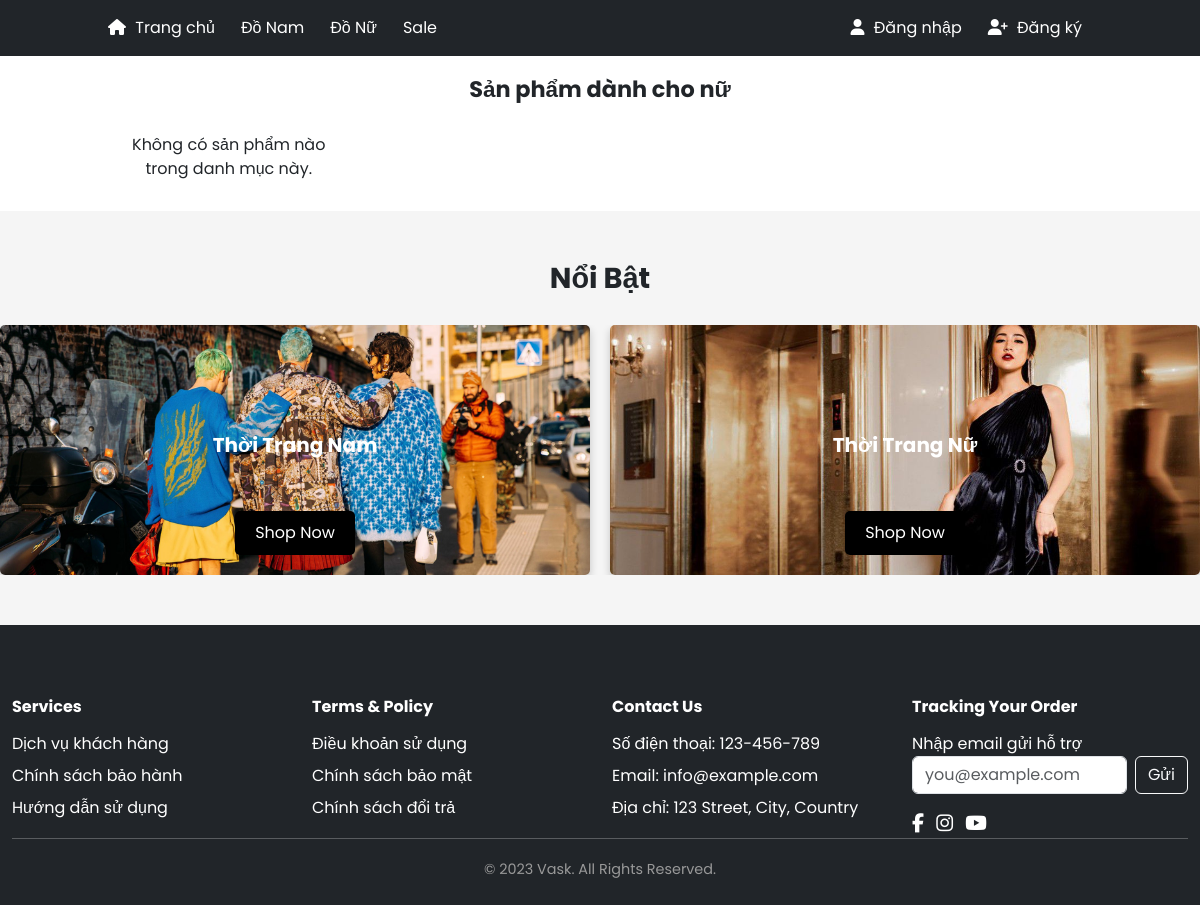
Before: /index.php?act=nu with the older database file.
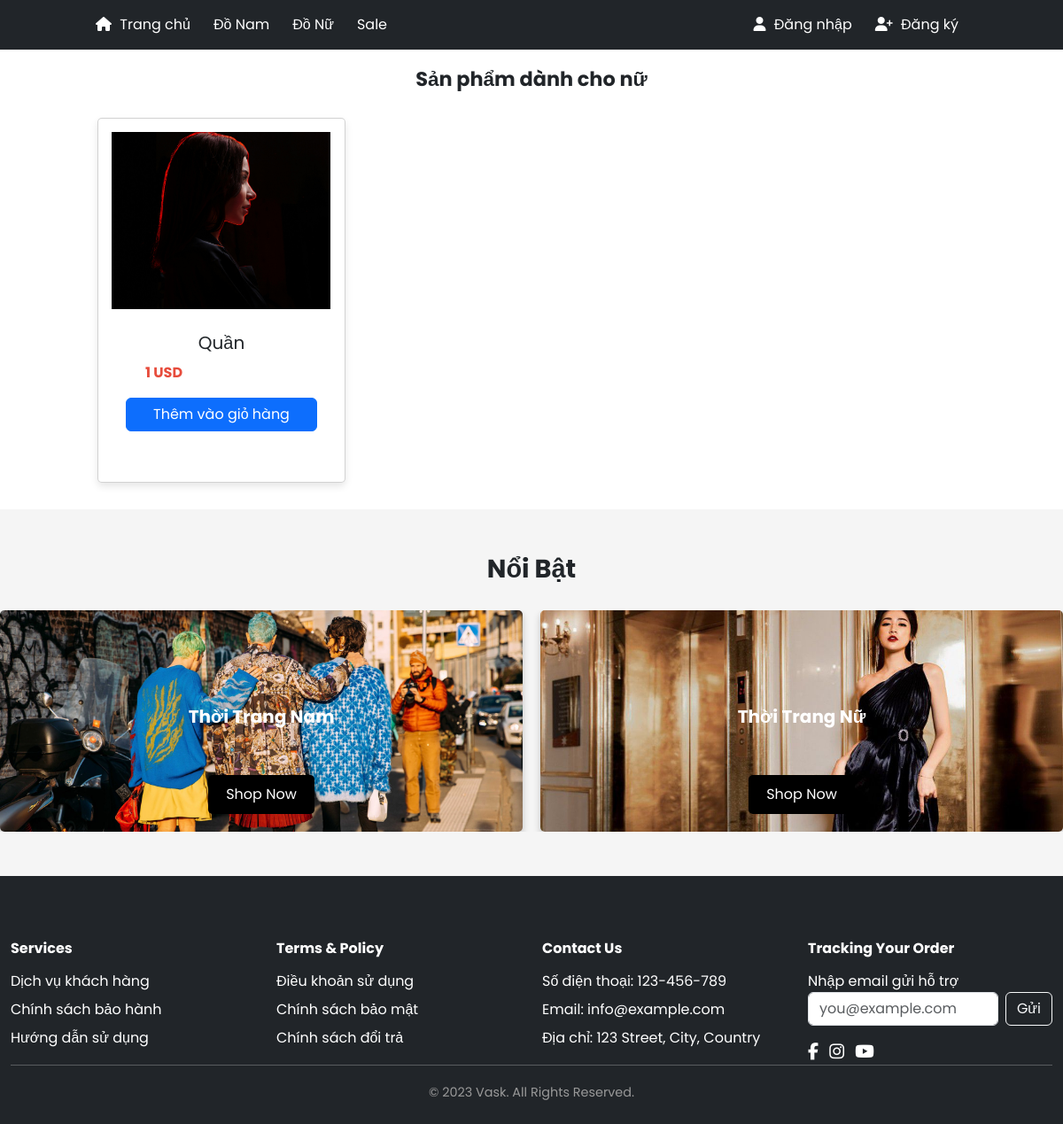
After: the same page with the newer database file.
### tables this page shows
CREATE TABLE `san_pham` (
  `id_san_pham` int NOT NULL,
  `ten_san_pham` varchar(255) NOT NULL,
  `hinh` varchar(255) DEFAULT NULL,
  `mo_ta` varchar(255) DEFAULT NULL,
  `gia` varchar(255) NOT NULL,
  `id_danh_muc` int NOT NULL
);

### models/config.php (called while the page is built, shortened)
<?php
function pdo_get_connection(){
    $dburl = "mysql:host=localhost;dbname=duan;charset=utf8mb4";
    $username = 'root';
    $password = '';
    $conn = new PDO($dburl, $username, $password);
    $conn->setAttribute(PDO::ATTR_ERRMODE, PDO::ERRMODE_EXCEPTION);
    return $conn;
}
function pdo_query($sql){
    $sql_args = array_slice(func_get_args(), 1);
    try{
        $conn = pdo_get_connection();
        $stmt = $conn->prepare($sql);
        $stmt->execute($sql_args);
        $rows = $stmt->fetchAll();
        return $rows;
    }
    catch(PDOException $e){
        throw $e;
    }
    finally{
        unset($conn);
    }
}

### models/sanpham.php (called while the page is built, shortened)
<?php
function loadall_san_pham($kyw="", $id_danh_muc=0){
    $sql = "SELECT * FROM san_pham WHERE 1";
    if($id_danh_muc > 0) {
        $sql .= " AND id_danh_muc = '$id_danh_muc'";
    }
    $sql .= " ORDER BY id_san_pham DESC";
    $listsan_pham = pdo_query($sql);
    return $listsan_pham;
}
?>

### views/nu.php (the view)
<main>
    <section class="related-products">
        <h2>Sản phẩm dành cho nữ</h2>
        <div class="product-grid">
            <?php
            include 'models/sanpham.php';
            $img_path = "images/";
            $id_danh_muc = 2;
            $products = loadall_san_pham("", $id_danh_muc);
            if (!empty($products)) {
                foreach ($products as $product) {
                    extract($product);
                    $hinh_full_path = $img_path . $hinh;
                    $linksp = "index.php?act=chitietsp&id_san_pham=" . $id_san_pham;
                    echo '
                <div class="product-item card text-center">
    <a href="' . $linksp . '">
        <img class="card-img-top" src="' . $hinh_full_path . '" alt="' . htmlspecialchars($ten_san_pham) . '">
    </a>
    <div class="card-body">
        <h4 class="card-title">' . htmlspecialchars($ten_san_pham) . '</h4>
        <p class="price">' . number_format($gia, 0) . ' USD</p>
        <form action="index.php?act=themgiohang" method="post" class="mt-3">
            <input type="hidden" name="id_san_pham" value="' . $id_san_pham . '">
            <input type="hidden" name="ten_san_pham" value="' . htmlspecialchars($ten_san_pham) . '">
            <input type="hidden" name="hinh" value="' . htmlspecialchars($hinh) . '">
            <input type="hidden" name="gia" value="' . $gia . '">
            <input type="hidden" id="soluong" name="soluong" value="1" min="1" class="form-control mb-2">
            <input type="submit" name="themgiohang" class="btn btn-primary btn-block" value="Thêm vào giỏ hàng">
        </form>
    </div>
</div>
            ';
                }
            } else {
                echo "<p>Không có sản phẩm nào trong danh mục này.</p>";
            }
            ?>
        </div>
    </section>
    <section class="new-arrival">
        <h2>Nổi Bật</h2>
        <div class="collections">
            <div class="collection-item man">
                <h3>Thời Trang Nam</h3>
                <button><a href="index.php?act=nam">Shop Now</a></button>
            </div>
            <div class="collection-item woman">
                <h3>Thời Trang Nữ</h3>
                <button><a href="index.php?act=nu">Shop Now</a></button>
            </div>
        </div>
    </section>
</main>

Changed rows visible on the page:
added san_pham: hinh (picture), ten_san_pham "Quần", gia "1"
Other visible differences:
text no longer shown: "Không có sản phẩm nào trong danh mục này."
